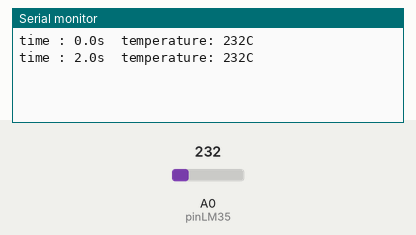
This sketch was run on a simulated Arduino Uno, built with avr-gcc and run on an emulated ATmega328P. Shown: the last lines printed to the serial monitor. The test bench sets the inputs (shaded band); at power-on: A0 (pinLM35) = 232.

Above: at 2.8 s.
2.9 s: A0 (pinLM35) set to 250
At 4.4 s:
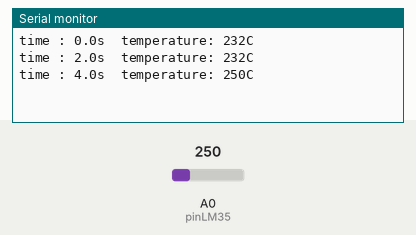
5.6 s: A0 (pinLM35) set to 266
At 7.2 s:
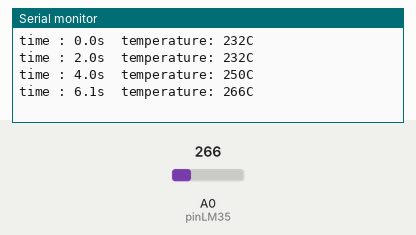
Timing chart, 0 to 8.7 s (numbered marks = the images above; inputs shaded):
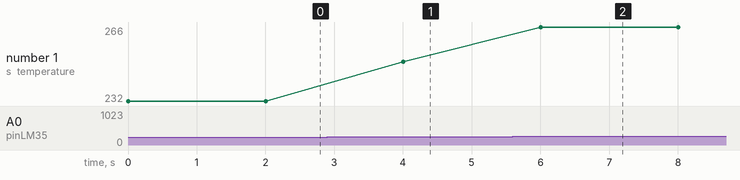

The sketch:

Lab8Ex2.ino
```cpp
  int tempC;
  long tm,t,d;
  int pinLM35 = 0;
void setup() {
  // put your setup code here, to run once:
  Serial.begin(9600);
  pinMode(pinLM35, INPUT);
  analogReference(INTERNAL);

}

void loop() {
  // put your main code here, to run repeatedly:
  tempC = analogRead(pinLM35);
 // tempC = (1.1 + tempC + 100.0)/1024.0;

  tm = millis();
  t = tm /1000;
  d = tm%1000;
  Serial.flush();

  Serial.print("time : ");
  Serial.print(t);
  Serial.print(".");
  Serial.print(d);
  Serial.print("s\t");

  Serial.print("temperature: ");
  Serial.print(tempC);
  Serial.print("C");
  Serial.print("\n");
  delay(2000);
}
```

Measured:
- after the input at 2.9 s, the serial monitor: prints a new line after 1.1 s (image 1)
- after the input at 5.6 s, the serial monitor: prints a new line after 0.40 s (image 2)
- plotted number 1: 232 → 250 after the input at 2.9 s, 250 → 266 after the input at 5.6 s
